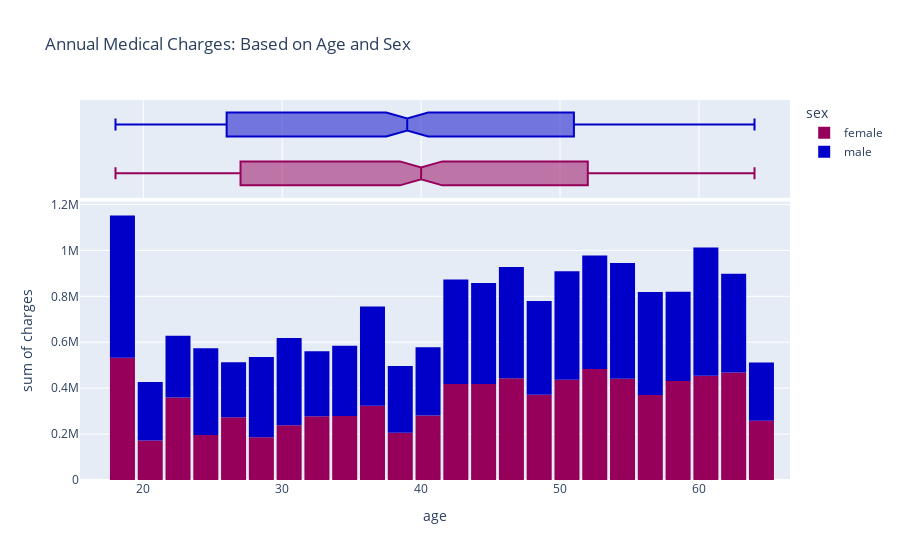

The notebook cell this image was saved under:
### Markdown cell above
### Charges based on sex and age

### Code cell
fig = px.histogram(acme_data, 
                   x = 'age', 
                   y = 'charges',
                   marginal='box', 
                   color='sex', 
                   color_discrete_sequence=px.colors.sequential.Rainbow, 
                   title='Annual Medical Charges: Based on Age and Sex')
fig.update_layout(bargap=0.1)
fig.show()

### Figure 1 — Plotly figure (JSON) as saved in the notebook; plotly's stock layout.template omitted (floating-point values rounded to 4 significant figures; data arrays with more than 128 entries replaced by an {"elided": "..."} marker saying what was removed)
{"data": [{"alignmentgroup": "True", "bingroup": "x", "histfunc": "sum", "hovertemplate": "sex=female<br>age=%{x}<br>sum of charges=%{y}<extra></extra>", "legendgroup": "female", "marker": {"color": "rgb(150,0,90)", "pattern": {"shape": ""}}, "name": "female", "offsetgroup": "female", "orientation": "v", "showlegend": true, "type": "histogram", "x": {"elided": "662 int values"}, "xaxis": "x", "y": {"elided": "662 float values"}, "yaxis": "y"}, {"alignmentgroup": "True", "hovertemplate": "sex=female<br>age=%{x}<extra></extra>", "legendgroup": "female", "marker": {"color": "rgb(150,0,90)"}, "name": "female", "notched": true, "offsetgroup": "female", "showlegend": false, "type": "box", "x": {"elided": "662 int values"}, "xaxis": "x2", "yaxis": "y2"}, {"alignmentgroup": "True", "bingroup": "x", "histfunc": "sum", "hovertemplate": "sex=male<br>age=%{x}<br>sum of charges=%{y}<extra></extra>", "legendgroup": "male", "marker": {"color": "rgb(0,0,200)", "pattern": {"shape": ""}}, "name": "male", "offsetgroup": "male", "orientation": "v", "showlegend": true, "type": "histogram", "x": {"elided": "676 int values"}, "xaxis": "x", "y": {"elided": "676 float values"}, "yaxis": "y"}, {"alignmentgroup": "True", "hovertemplate": "sex=male<br>age=%{x}<extra></extra>", "legendgroup": "male", "marker": {"color": "rgb(0,0,200)"}, "name": "male", "notched": true, "offsetgroup": "male", "showlegend": false, "type": "box", "x": {"elided": "676 int values"}, "xaxis": "x2", "yaxis": "y2"}], "layout": {"bargap": 0.1, "barmode": "relative", "legend": {"title": {"text": "sex"}, "tracegroupgap": 0}, "title": {"text": "Annual Medical Charges: Based on Age and Sex"}, "xaxis": {"anchor": "y", "domain": [0, 1], "title": {"text": "age"}}, "xaxis2": {"anchor": "y2", "domain": [0, 1], "matches": "x", "showgrid": true, "showticklabels": false}, "yaxis": {"anchor": "x", "domain": [0, 0.7326], "title": {"text": "sum of charges"}}, "yaxis2": {"anchor": "x2", "domain": [0.7426, 1], "matches": "y2", "showgrid": false, "showline": false, "showticklabels": false, "ticks": ""}}}
